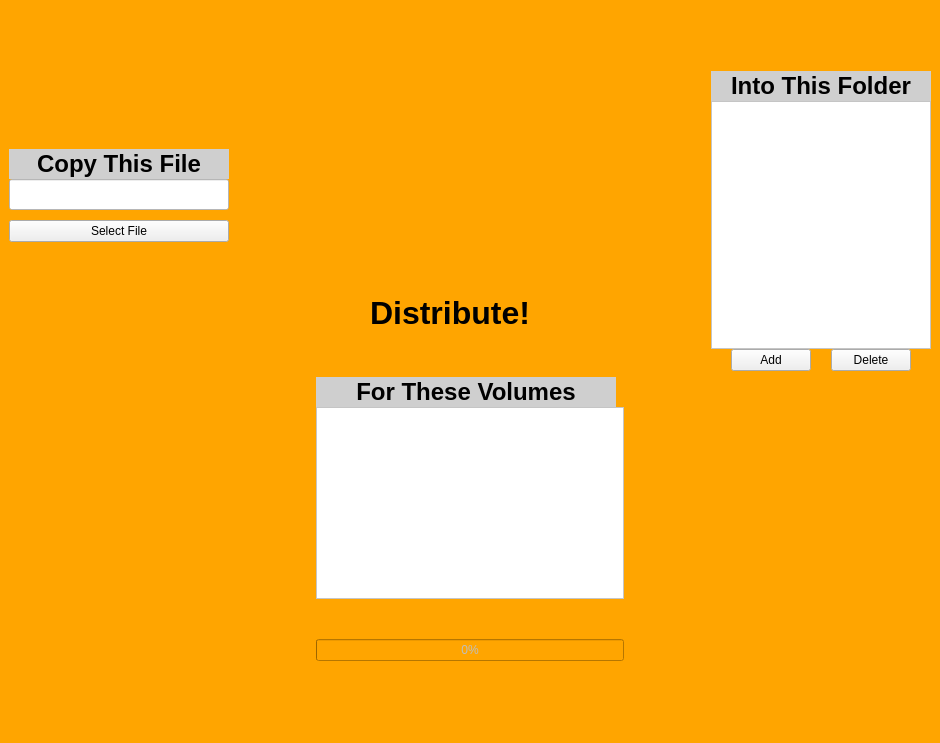
<?xml version="1.0" encoding="UTF-8"?>
<ui version="4.0">
 <class>MainWindow</class>
 <widget class="QMainWindow" name="MainWindow">
  <property name="geometry">
   <rect>
    <x>0</x>
    <y>0</y>
    <width>940</width>
    <height>743</height>
   </rect>
  </property>
  <property name="windowTitle">
   <string>Distributor</string>
  </property>
  <property name="autoFillBackground">
   <bool>false</bool>
  </property>
  <property name="styleSheet">
   <string notr="true">background-color: orange;
</string>
  </property>
  <widget class="QWidget" name="centralwidget">
   <layout class="QGridLayout" name="gridLayout">
    <item row="0" column="0">
     <layout class="QVBoxLayout" name="verticalLayout_7">
      <item>
       <layout class="QHBoxLayout" name="horizontalLayout_6">
        <item>
         <layout class="QVBoxLayout" name="verticalLayout_3">
          <property name="spacing">
           <number>0</number>
          </property>
          <item>
           <spacer name="verticalSpacer_2">
            <property name="orientation">
             <enum>Qt::Vertical</enum>
            </property>
            <property name="sizeType">
             <enum>QSizePolicy::Fixed</enum>
            </property>
            <property name="sizeHint" stdset="0">
             <size>
              <width>20</width>
              <height>140</height>
             </size>
            </property>
           </spacer>
          </item>
          <item>
           <widget class="QLabel" name="label_5">
            <property name="sizePolicy">
             <sizepolicy hsizetype="Fixed" vsizetype="Fixed">
              <horstretch>0</horstretch>
              <verstretch>0</verstretch>
             </sizepolicy>
            </property>
            <property name="minimumSize">
             <size>
              <width>0</width>
              <height>30</height>
             </size>
            </property>
            <property name="maximumSize">
             <size>
              <width>220</width>
              <height>16777215</height>
             </size>
            </property>
            <property name="font">
             <font>
              <pointsize>18</pointsize>
              <weight>75</weight>
              <bold>true</bold>
             </font>
            </property>
            <property name="styleSheet">
             <string notr="true">background-color: rgb(207, 207, 207);</string>
            </property>
            <property name="text">
             <string>Copy This File</string>
            </property>
            <property name="alignment">
             <set>Qt::AlignCenter</set>
            </property>
           </widget>
          </item>
          <item>
           <widget class="QLineEdit" name="selectedSourceEditBox">
            <property name="sizePolicy">
             <sizepolicy hsizetype="Minimum" vsizetype="Fixed">
              <horstretch>0</horstretch>
              <verstretch>0</verstretch>
             </sizepolicy>
            </property>
            <property name="minimumSize">
             <size>
              <width>220</width>
              <height>0</height>
             </size>
            </property>
            <property name="font">
             <font>
              <pointsize>14</pointsize>
              <weight>75</weight>
              <bold>true</bold>
             </font>
            </property>
            <property name="autoFillBackground">
             <bool>false</bool>
            </property>
            <property name="styleSheet">
             <string notr="true">background-color: white;</string>
            </property>
            <property name="inputMask">
             <string/>
            </property>
            <property name="text">
             <string notr="true"/>
            </property>
           </widget>
          </item>
          <item>
           <spacer name="verticalSpacer_6">
            <property name="orientation">
             <enum>Qt::Vertical</enum>
            </property>
            <property name="sizeType">
             <enum>QSizePolicy::Fixed</enum>
            </property>
            <property name="sizeHint" stdset="0">
             <size>
              <width>20</width>
              <height>10</height>
             </size>
            </property>
           </spacer>
          </item>
          <item>
           <widget class="QPushButton" name="selectSourceButton">
            <property name="styleSheet">
             <string notr="true">background-color: light gray;</string>
            </property>
            <property name="text">
             <string>Select File</string>
            </property>
            <property name="autoDefault">
             <bool>false</bool>
            </property>
           </widget>
          </item>
          <item>
           <spacer name="verticalSpacer_4">
            <property name="orientation">
             <enum>Qt::Vertical</enum>
            </property>
            <property name="sizeType">
             <enum>QSizePolicy::Expanding</enum>
            </property>
            <property name="sizeHint" stdset="0">
             <size>
              <width>20</width>
              <height>40</height>
             </size>
            </property>
           </spacer>
          </item>
         </layout>
        </item>
        <item>
         <spacer name="horizontalSpacer_10">
          <property name="orientation">
           <enum>Qt::Horizontal</enum>
          </property>
          <property name="sizeHint" stdset="0">
           <size>
            <width>40</width>
            <height>20</height>
           </size>
          </property>
         </spacer>
        </item>
        <item>
         <layout class="QVBoxLayout" name="verticalLayout_4">
          <item>
           <spacer name="verticalSpacer_3">
            <property name="orientation">
             <enum>Qt::Vertical</enum>
            </property>
            <property name="sizeType">
             <enum>QSizePolicy::Minimum</enum>
            </property>
            <property name="sizeHint" stdset="0">
             <size>
              <width>20</width>
              <height>150</height>
             </size>
            </property>
           </spacer>
          </item>
          <item>
           <layout class="QHBoxLayout" name="horizontalLayout_3">
            <item>
             <spacer name="horizontalSpacer_8">
              <property name="orientation">
               <enum>Qt::Horizontal</enum>
              </property>
              <property name="sizeType">
               <enum>QSizePolicy::Minimum</enum>
              </property>
              <property name="sizeHint" stdset="0">
               <size>
                <width>5</width>
                <height>20</height>
               </size>
              </property>
             </spacer>
            </item>
            <item>
             <widget class="QPushButton" name="distributeButton">
              <property name="sizePolicy">
               <sizepolicy hsizetype="Fixed" vsizetype="Fixed">
                <horstretch>0</horstretch>
                <verstretch>0</verstretch>
               </sizepolicy>
              </property>
              <property name="minimumSize">
               <size>
                <width>230</width>
                <height>130</height>
               </size>
              </property>
              <property name="maximumSize">
               <size>
                <width>230</width>
                <height>130</height>
               </size>
              </property>
              <property name="styleSheet">
               <string notr="true"> QPushButton#distributeButton
{
 background-image: url(:/distributorIcon);
}</string>
              </property>
              <property name="text">
               <string/>
              </property>
              <property name="flat">
               <bool>true</bool>
              </property>
             </widget>
            </item>
            <item>
             <spacer name="horizontalSpacer_7">
              <property name="orientation">
               <enum>Qt::Horizontal</enum>
              </property>
              <property name="sizeType">
               <enum>QSizePolicy::Minimum</enum>
              </property>
              <property name="sizeHint" stdset="0">
               <size>
                <width>5</width>
                <height>17</height>
               </size>
              </property>
             </spacer>
            </item>
           </layout>
          </item>
          <item>
           <widget class="QLabel" name="label_3">
            <property name="sizePolicy">
             <sizepolicy hsizetype="Fixed" vsizetype="Preferred">
              <horstretch>0</horstretch>
              <verstretch>0</verstretch>
             </sizepolicy>
            </property>
            <property name="minimumSize">
             <size>
              <width>300</width>
              <height>0</height>
             </size>
            </property>
            <property name="maximumSize">
             <size>
              <width>300</width>
              <height>16777215</height>
             </size>
            </property>
            <property name="font">
             <font>
              <pointsize>24</pointsize>
              <weight>75</weight>
              <bold>true</bold>
             </font>
            </property>
            <property name="text">
             <string>Distribute!</string>
            </property>
            <property name="alignment">
             <set>Qt::AlignCenter</set>
            </property>
           </widget>
          </item>
          <item>
           <spacer name="verticalSpacer_5">
            <property name="orientation">
             <enum>Qt::Vertical</enum>
            </property>
            <property name="sizeHint" stdset="0">
             <size>
              <width>20</width>
              <height>40</height>
             </size>
            </property>
           </spacer>
          </item>
         </layout>
        </item>
        <item>
         <spacer name="horizontalSpacer_9">
          <property name="orientation">
           <enum>Qt::Horizontal</enum>
          </property>
          <property name="sizeHint" stdset="0">
           <size>
            <width>40</width>
            <height>20</height>
           </size>
          </property>
         </spacer>
        </item>
        <item>
         <layout class="QVBoxLayout" name="verticalLayout_2">
          <item>
           <layout class="QHBoxLayout" name="horizontalLayout_2">
            <item>
             <spacer name="horizontalSpacer_4">
              <property name="orientation">
               <enum>Qt::Horizontal</enum>
              </property>
              <property name="sizeType">
               <enum>QSizePolicy::Maximum</enum>
              </property>
              <property name="sizeHint" stdset="0">
               <size>
                <width>184</width>
                <height>20</height>
               </size>
              </property>
             </spacer>
            </item>
            <item>
             <widget class="QPushButton" name="settingsButton">
              <property name="sizePolicy">
               <sizepolicy hsizetype="Fixed" vsizetype="Fixed">
                <horstretch>0</horstretch>
                <verstretch>0</verstretch>
               </sizepolicy>
              </property>
              <property name="minimumSize">
               <size>
                <width>36</width>
                <height>36</height>
               </size>
              </property>
              <property name="maximumSize">
               <size>
                <width>36</width>
                <height>36</height>
               </size>
              </property>
              <property name="font">
               <font>
                <pointsize>14</pointsize>
               </font>
              </property>
              <property name="acceptDrops">
               <bool>false</bool>
              </property>
              <property name="toolTip">
               <string comment="Settings"/>
              </property>
              <property name="statusTip">
               <string/>
              </property>
              <property name="styleSheet">
               <string notr="true"> QPushButton#settingsButton
{
 background-image: url(:/settingsIconSm);
}</string>
              </property>
              <property name="text">
               <string/>
              </property>
              <property name="flat">
               <bool>true</bool>
              </property>
             </widget>
            </item>
           </layout>
          </item>
          <item>
           <spacer name="verticalSpacer">
            <property name="orientation">
             <enum>Qt::Vertical</enum>
            </property>
            <property name="sizeType">
             <enum>QSizePolicy::Fixed</enum>
            </property>
            <property name="sizeHint" stdset="0">
             <size>
              <width>20</width>
              <height>20</height>
             </size>
            </property>
           </spacer>
          </item>
          <item>
           <layout class="QHBoxLayout" name="horizontalLayout_4">
            <item>
             <spacer name="horizontalSpacer_11">
              <property name="orientation">
               <enum>Qt::Horizontal</enum>
              </property>
              <property name="sizeHint" stdset="0">
               <size>
                <width>40</width>
                <height>20</height>
               </size>
              </property>
             </spacer>
            </item>
            <item>
             <layout class="QVBoxLayout" name="verticalLayout">
              <property name="spacing">
               <number>0</number>
              </property>
              <item>
               <widget class="QLabel" name="label_2">
                <property name="sizePolicy">
                 <sizepolicy hsizetype="Fixed" vsizetype="Fixed">
                  <horstretch>0</horstretch>
                  <verstretch>0</verstretch>
                 </sizepolicy>
                </property>
                <property name="minimumSize">
                 <size>
                  <width>220</width>
                  <height>30</height>
                 </size>
                </property>
                <property name="maximumSize">
                 <size>
                  <width>220</width>
                  <height>16777215</height>
                 </size>
                </property>
                <property name="font">
                 <font>
                  <pointsize>18</pointsize>
                  <weight>75</weight>
                  <bold>true</bold>
                 </font>
                </property>
                <property name="styleSheet">
                 <string notr="true">background-color: rgb(207, 207, 207);</string>
                </property>
                <property name="text">
                 <string>Into This Folder</string>
                </property>
                <property name="alignment">
                 <set>Qt::AlignCenter</set>
                </property>
               </widget>
              </item>
              <item>
               <widget class="QListView" name="destinationListView">
                <property name="sizePolicy">
                 <sizepolicy hsizetype="Fixed" vsizetype="Expanding">
                  <horstretch>0</horstretch>
                  <verstretch>0</verstretch>
                 </sizepolicy>
                </property>
                <property name="maximumSize">
                 <size>
                  <width>220</width>
                  <height>16777215</height>
                 </size>
                </property>
                <property name="font">
                 <font>
                  <pointsize>14</pointsize>
                  <weight>75</weight>
                  <bold>true</bold>
                 </font>
                </property>
                <property name="styleSheet">
                 <string notr="true">background-color: white;</string>
                </property>
                <property name="alternatingRowColors">
                 <bool>true</bool>
                </property>
               </widget>
              </item>
              <item>
               <layout class="QHBoxLayout" name="horizontalLayout">
                <property name="sizeConstraint">
                 <enum>QLayout::SetMinimumSize</enum>
                </property>
                <item>
                 <spacer name="horizontalSpacer">
                  <property name="orientation">
                   <enum>Qt::Horizontal</enum>
                  </property>
                  <property name="sizeType">
                   <enum>QSizePolicy::Fixed</enum>
                  </property>
                  <property name="sizeHint" stdset="0">
                   <size>
                    <width>20</width>
                    <height>20</height>
                   </size>
                  </property>
                 </spacer>
                </item>
                <item>
                 <widget class="QPushButton" name="addDestinationButton">
                  <property name="sizePolicy">
                   <sizepolicy hsizetype="Fixed" vsizetype="Fixed">
                    <horstretch>0</horstretch>
                    <verstretch>0</verstretch>
                   </sizepolicy>
                  </property>
                  <property name="minimumSize">
                   <size>
                    <width>80</width>
                    <height>0</height>
                   </size>
                  </property>
                  <property name="maximumSize">
                   <size>
                    <width>80</width>
                    <height>16777215</height>
                   </size>
                  </property>
                  <property name="styleSheet">
                   <string notr="true">background-color: light gray;</string>
                  </property>
                  <property name="text">
                   <string>Add</string>
                  </property>
                  <property name="autoDefault">
                   <bool>false</bool>
                  </property>
                 </widget>
                </item>
                <item>
                 <spacer name="horizontalSpacer_2">
                  <property name="orientation">
                   <enum>Qt::Horizontal</enum>
                  </property>
                  <property name="sizeType">
                   <enum>QSizePolicy::Fixed</enum>
                  </property>
                  <property name="sizeHint" stdset="0">
                   <size>
                    <width>20</width>
                    <height>20</height>
                   </size>
                  </property>
                 </spacer>
                </item>
                <item>
                 <widget class="QPushButton" name="deleteDestinationButton">
                  <property name="sizePolicy">
                   <sizepolicy hsizetype="Fixed" vsizetype="Fixed">
                    <horstretch>0</horstretch>
                    <verstretch>0</verstretch>
                   </sizepolicy>
                  </property>
                  <property name="minimumSize">
                   <size>
                    <width>80</width>
                    <height>0</height>
                   </size>
                  </property>
                  <property name="maximumSize">
                   <size>
                    <width>80</width>
                    <height>80</height>
                   </size>
                  </property>
                  <property name="styleSheet">
                   <string notr="true">background-color: light gray;</string>
                  </property>
                  <property name="text">
                   <string>Delete</string>
                  </property>
                  <property name="autoDefault">
                   <bool>false</bool>
                  </property>
                 </widget>
                </item>
                <item>
                 <spacer name="horizontalSpacer_3">
                  <property name="orientation">
                   <enum>Qt::Horizontal</enum>
                  </property>
                  <property name="sizeType">
                   <enum>QSizePolicy::Minimum</enum>
                  </property>
                  <property name="sizeHint" stdset="0">
                   <size>
                    <width>20</width>
                    <height>20</height>
                   </size>
                  </property>
                 </spacer>
                </item>
               </layout>
              </item>
             </layout>
            </item>
           </layout>
          </item>
         </layout>
        </item>
       </layout>
      </item>
      <item>
       <layout class="QHBoxLayout" name="horizontalLayout_5">
        <item>
         <spacer name="horizontalSpacer_5">
          <property name="orientation">
           <enum>Qt::Horizontal</enum>
          </property>
          <property name="sizeHint" stdset="0">
           <size>
            <width>40</width>
            <height>20</height>
           </size>
          </property>
         </spacer>
        </item>
        <item>
         <layout class="QVBoxLayout" name="verticalLayout_5">
          <item>
           <layout class="QVBoxLayout" name="verticalLayout_6">
            <property name="spacing">
             <number>0</number>
            </property>
            <item>
             <widget class="QLabel" name="label_4">
              <property name="sizePolicy">
               <sizepolicy hsizetype="Fixed" vsizetype="Fixed">
                <horstretch>0</horstretch>
                <verstretch>0</verstretch>
               </sizepolicy>
              </property>
              <property name="minimumSize">
               <size>
                <width>300</width>
                <height>30</height>
               </size>
              </property>
              <property name="maximumSize">
               <size>
                <width>300</width>
                <height>16777215</height>
               </size>
              </property>
              <property name="font">
               <font>
                <pointsize>18</pointsize>
                <weight>75</weight>
                <bold>true</bold>
               </font>
              </property>
              <property name="styleSheet">
               <string notr="true">background-color: rgb(207, 207, 207);</string>
              </property>
              <property name="text">
               <string>For These Volumes</string>
              </property>
              <property name="alignment">
               <set>Qt::AlignCenter</set>
              </property>
             </widget>
            </item>
            <item>
             <widget class="QListView" name="volumeListView">
              <property name="minimumSize">
               <size>
                <width>300</width>
                <height>0</height>
               </size>
              </property>
              <property name="font">
               <font>
                <pointsize>14</pointsize>
                <weight>75</weight>
                <bold>true</bold>
               </font>
              </property>
              <property name="autoFillBackground">
               <bool>true</bool>
              </property>
              <property name="styleSheet">
               <string notr="true">background-color: white;</string>
              </property>
              <property name="alternatingRowColors">
               <bool>true</bool>
              </property>
             </widget>
            </item>
            <item>
             <spacer name="verticalSpacer_8">
              <property name="orientation">
               <enum>Qt::Vertical</enum>
              </property>
              <property name="sizeHint" stdset="0">
               <size>
                <width>20</width>
                <height>40</height>
               </size>
              </property>
             </spacer>
            </item>
            <item>
             <widget class="QProgressBar" name="progressBar">
              <property name="enabled">
               <bool>false</bool>
              </property>
              <property name="value">
               <number>0</number>
              </property>
             </widget>
            </item>
           </layout>
          </item>
          <item>
           <spacer name="verticalSpacer_7">
            <property name="orientation">
             <enum>Qt::Vertical</enum>
            </property>
            <property name="sizeHint" stdset="0">
             <size>
              <width>20</width>
              <height>40</height>
             </size>
            </property>
           </spacer>
          </item>
         </layout>
        </item>
        <item>
         <spacer name="horizontalSpacer_6">
          <property name="orientation">
           <enum>Qt::Horizontal</enum>
          </property>
          <property name="sizeHint" stdset="0">
           <size>
            <width>138</width>
            <height>20</height>
           </size>
          </property>
         </spacer>
        </item>
       </layout>
      </item>
     </layout>
    </item>
   </layout>
   <zorder></zorder>
  </widget>
  <widget class="QMenuBar" name="menubar">
   <property name="geometry">
    <rect>
     <x>0</x>
     <y>0</y>
     <width>940</width>
     <height>22</height>
    </rect>
   </property>
  </widget>
  <widget class="QStatusBar" name="statusbar"/>
 </widget>
 <resources>
  <include location="DistributorResources.qrc"/>
 </resources>
 <connections>
  <connection>
   <sender>selectedSourceEditBox</sender>
   <signal>editingFinished()</signal>
   <receiver>MainWindow</receiver>
   <slot>on_selectedSourceEditingFinished()</slot>
   <hints>
    <hint type="sourcelabel">
     <x>197</x>
     <y>207</y>
    </hint>
    <hint type="destinationlabel">
     <x>702</x>
     <y>39</y>
    </hint>
   </hints>
  </connection>
  <connection>
   <sender>destinationListView</sender>
   <signal>clicked(QModelIndex)</signal>
   <receiver>MainWindow</receiver>
   <slot>on_destinationFolderItemChanged()</slot>
   <hints>
    <hint type="sourcelabel">
     <x>904</x>
     <y>354</y>
    </hint>
    <hint type="destinationlabel">
     <x>604</x>
     <y>61</y>
    </hint>
   </hints>
  </connection>
  <connection>
   <sender>volumeListView</sender>
   <signal>clicked(QModelIndex)</signal>
   <receiver>MainWindow</receiver>
   <slot>on_volumeListItemChanged()</slot>
   <hints>
    <hint type="sourcelabel">
     <x>469</x>
     <y>525</y>
    </hint>
    <hint type="destinationlabel">
     <x>469</x>
     <y>371</y>
    </hint>
   </hints>
  </connection>
 </connections>
 <slots>
  <slot>on_selectedSourceEditingFinished()</slot>
  <slot>on_destinationFolderItemChanged()</slot>
  <slot>on_volumeListItemChanged()</slot>
 </slots>
</ui>
